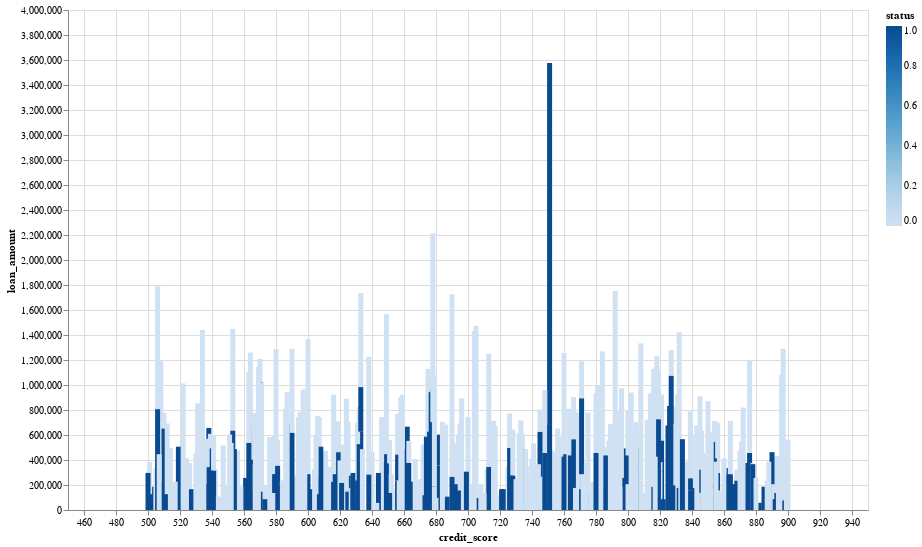

The code cell stored with this chart in its notebook:
### Code cell
loan500 = loan_sample.head(500)

selection = alt.selection_multi(fields=["status"])

alt.Chart(loan500).mark_bar().encode(
   x = "credit_score",
   y= "loan_amount",
   color="status", 
   opacity=alt.condition(selection, alt.value(1), alt.value(0.5))
).properties(
   height=500, width=800
).add_selection(
    selection
)

### Figure 1 — Vega-Lite specification as saved in the notebook (floating-point values rounded to 4 significant figures; data arrays with more than 128 entries replaced by an {"elided": "..."} marker saying what was removed)
{"config": {"view": {"continuousWidth": 400, "continuousHeight": 300}}, "data": {"name": "data-ce7a8fcb0cda6e93784a2e7e05489cd8"}, "mark": "bar", "encoding": {"color": {"field": "status", "type": "quantitative"}, "opacity": {"condition": {"value": 1, "selection": "selector001"}, "value": 0.5}, "x": {"field": "credit_score", "type": "quantitative"}, "y": {"field": "loan_amount", "type": "quantitative"}}, "height": 500, "selection": {"selector001": {"type": "multi", "fields": ["status"]}}, "width": 800, "$schema": "https://vega.github.io/schema/vega-lite/v4.17.0.json", "datasets": {"data-ce7a8fcb0cda6e93784a2e7e05489cd8": {"elided": "500 records"}}}
